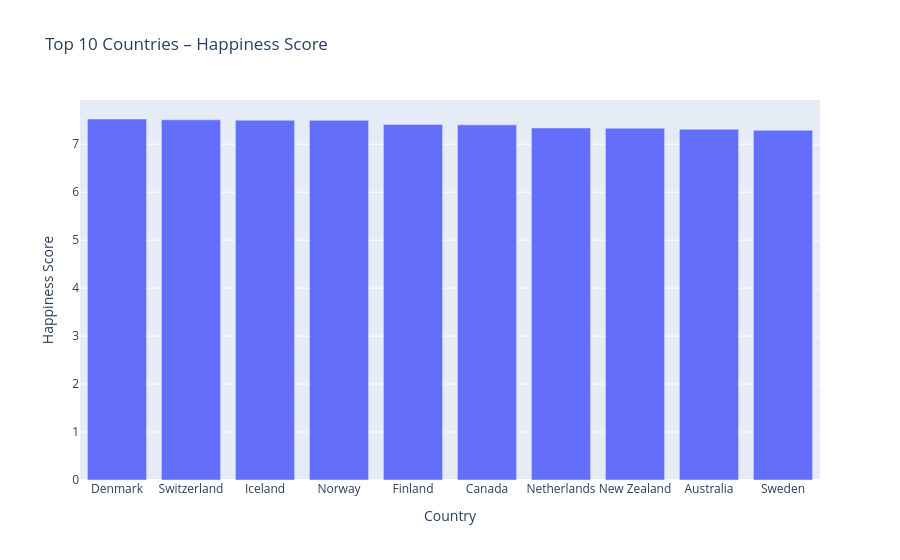

The cell this chart's notebook holds for it:
### Code cell
#top 10 countries by happiness score
top10happy = df.nlargest(10,'Happiness Score')

fig_5 = px.bar(
    top10happy, 
    x = 'Country',
    y = 'Happiness Score',
    title="Top 10 Countries – Happiness Score",
    hover_data = {'Happiness Score':True}
)

fig_5.show()

### Figure 1 — Plotly figure (JSON) as saved in the notebook; plotly's stock layout.template omitted (floating-point values rounded to 4 significant figures)
{"data": [{"alignmentgroup": "True", "hovertemplate": "Country=%{x}<br>Happiness Score=%{y}<extra></extra>", "legendgroup": "", "marker": {"color": "#636efa", "pattern": {"shape": ""}}, "name": "", "offsetgroup": "", "orientation": "v", "showlegend": false, "textposition": "auto", "type": "bar", "x": ["Denmark", "Switzerland", "Iceland", "Norway", "Finland", "Canada", "Netherlands", "New Zealand", "Australia", "Sweden"], "xaxis": "x", "y": [7.526, 7.509, 7.501, 7.498, 7.413, 7.404, 7.339, 7.334, 7.313, 7.291], "yaxis": "y"}], "layout": {"barmode": "relative", "legend": {"tracegroupgap": 0}, "title": {"text": "Top 10 Countries – Happiness Score"}, "xaxis": {"anchor": "y", "domain": [0, 1], "title": {"text": "Country"}}, "yaxis": {"anchor": "x", "domain": [0, 1], "title": {"text": "Happiness Score"}}}}
